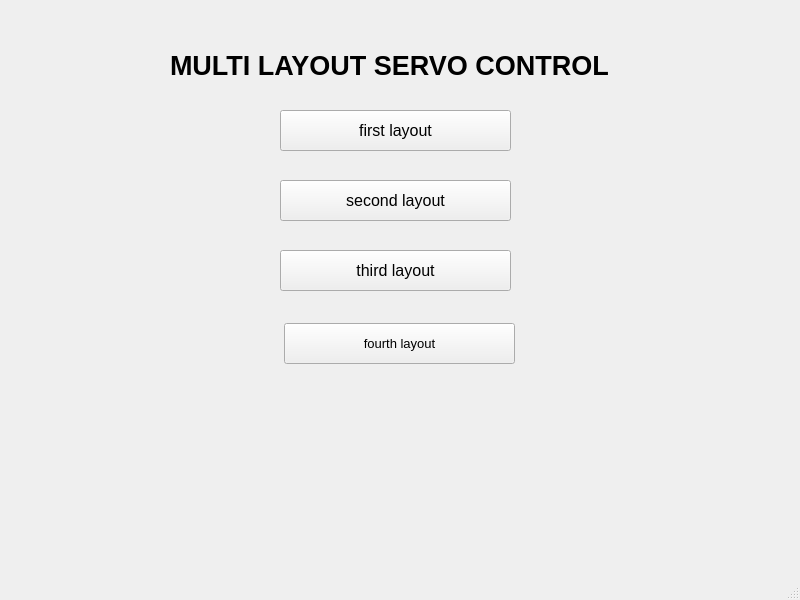
<?xml version="1.0" encoding="UTF-8"?>
<ui version="4.0">
 <class>MainWindow</class>
 <widget class="QMainWindow" name="MainWindow">
  <property name="geometry">
   <rect>
    <x>0</x>
    <y>0</y>
    <width>800</width>
    <height>600</height>
   </rect>
  </property>
  <property name="font">
   <font>
    <family>Tahoma</family>
    <pointsize>10</pointsize>
    <bold>false</bold>
   </font>
  </property>
  <property name="windowTitle">
   <string>MainWindow</string>
  </property>
  <widget class="QWidget" name="centralwidget">
   <widget class="QLabel" name="titleLabel">
    <property name="geometry">
     <rect>
      <x>170</x>
      <y>30</y>
      <width>451</width>
      <height>71</height>
     </rect>
    </property>
    <property name="font">
     <font>
      <family>Tahoma</family>
      <pointsize>20</pointsize>
      <bold>true</bold>
     </font>
    </property>
    <property name="text">
     <string>MULTI LAYOUT SERVO CONTROL</string>
    </property>
   </widget>
   <widget class="QPushButton" name="firstLayoutButton">
    <property name="geometry">
     <rect>
      <x>280</x>
      <y>110</y>
      <width>231</width>
      <height>41</height>
     </rect>
    </property>
    <property name="font">
     <font>
      <family>Tahoma</family>
      <pointsize>12</pointsize>
      <bold>false</bold>
     </font>
    </property>
    <property name="text">
     <string>first layout</string>
    </property>
   </widget>
   <widget class="QPushButton" name="secondLayoutButton">
    <property name="geometry">
     <rect>
      <x>280</x>
      <y>180</y>
      <width>231</width>
      <height>41</height>
     </rect>
    </property>
    <property name="font">
     <font>
      <family>Tahoma</family>
      <pointsize>12</pointsize>
      <bold>false</bold>
     </font>
    </property>
    <property name="text">
     <string>second layout</string>
    </property>
   </widget>
   <widget class="QPushButton" name="thirdLayoutButton">
    <property name="geometry">
     <rect>
      <x>280</x>
      <y>250</y>
      <width>231</width>
      <height>41</height>
     </rect>
    </property>
    <property name="font">
     <font>
      <family>Tahoma</family>
      <pointsize>12</pointsize>
      <bold>false</bold>
     </font>
    </property>
    <property name="text">
     <string>third layout</string>
    </property>
   </widget>
   <widget class="QPushButton" name="pushButton">
    <property name="geometry">
     <rect>
      <x>284</x>
      <y>323</y>
      <width>231</width>
      <height>41</height>
     </rect>
    </property>
    <property name="text">
     <string>fourth layout</string>
    </property>
   </widget>
  </widget>
  <widget class="QMenuBar" name="menubar">
   <property name="geometry">
    <rect>
     <x>0</x>
     <y>0</y>
     <width>800</width>
     <height>22</height>
    </rect>
   </property>
  </widget>
  <widget class="QStatusBar" name="statusbar"/>
 </widget>
 <resources/>
 <connections/>
</ui>
